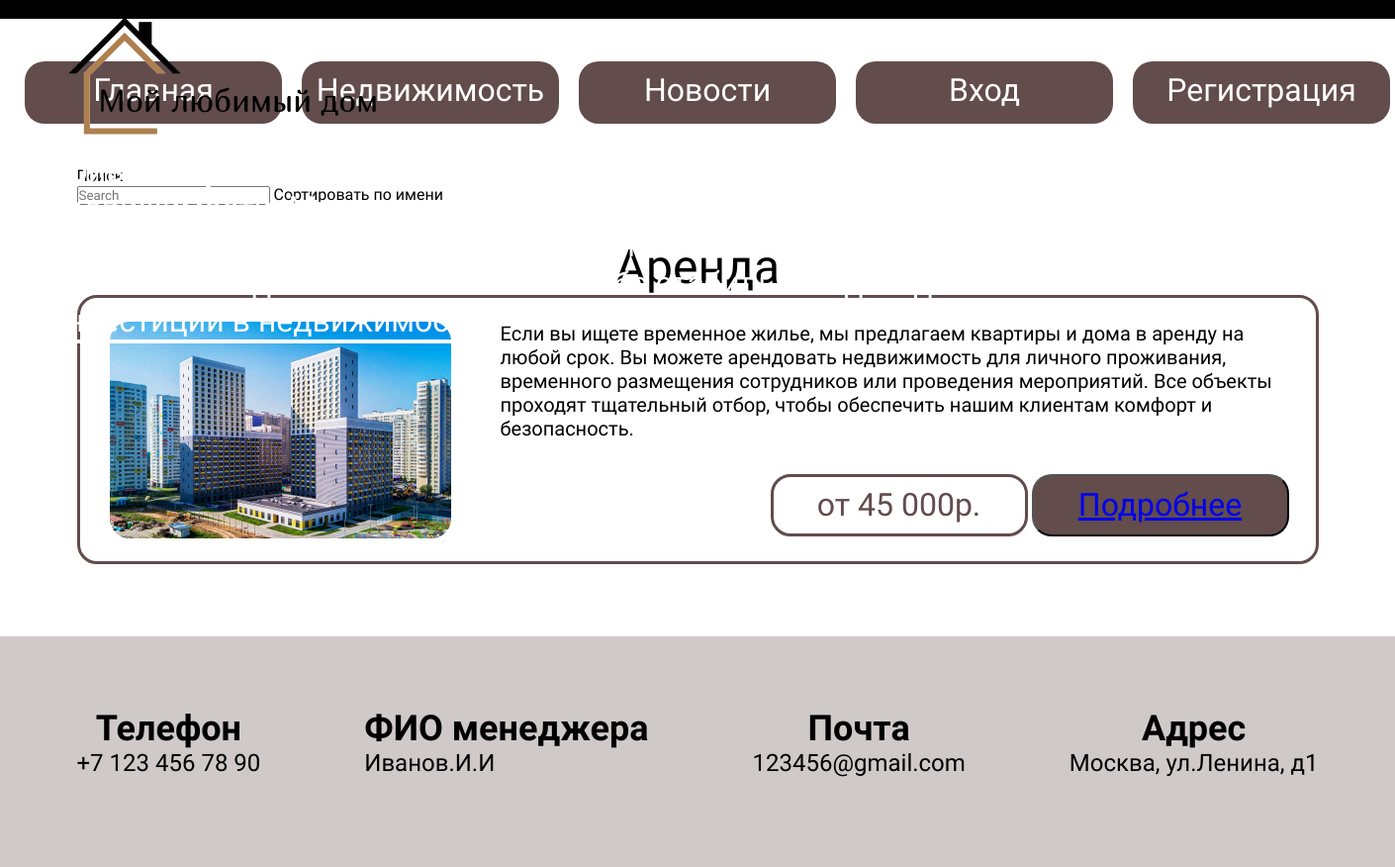
The page / on the database its author committed.
### main/models.py (models this page shows, shortened)
class Product(models.Model):
    RENT = 'rent'
    BUY = 'buy'
    CHOICE_GROUP = {
        (RENT, 'rent'),
        (BUY, 'buy')
    }
    photo = models.ImageField(upload_to="photos", default=None, verbose_name="Фото", null=True)
    name = models.CharField('Название', max_length = 200, null=True)
    description = models.TextField('Описание', null=True)
    group = models.CharField(max_length=20, choices=CHOICE_GROUP, null=True)
    objects = models.Manager()
    @property
    def photo_url(self):
        if self.photo and hasattr(self.photo, 'url'):
            return self.photo.url
    class Meta:
        verbose_name = 'Услуга'
        verbose_name_plural = 'Услуга'

### main/views.py (the view)
# urls.py: path('', home, name='home'),
def home(request):
    prods = Product.objects.all()
    menu = Product.objects.all()
    return render(request, 'main/main.html', {'prods' : prods,}) #'menu' : menu})

### main/templates/main/main.html (shortened to what this page needs)
{% extends 'main/base.html'%}
{% load static %}
{% block content %}
<div class="wrapper" id="products">
  <div class="filters">
    <p>Поиск</p>
    <input class="search" placeholder="Search">
    <span class="sort" data-sort="dsdsd">Сортировать по имени</span>
  </div>
  <div class="rent-blocks list">
    {% for el in prods %}
    <h1 class="section-name">{{el.name}}</h1>
    <div class="rent-block"><img src="{{ el.photo_url }}" alt="">
      <div class="rent-block__text">
        <p class="dsdsd">{{el.description}}</p>
        <div class="rent-block__btn">
          <button>от 45 000р.</button>
          <button><a href="{% url 'post_detail' el.id %}">Подробнее</a></button>
        </div>
      </div>
    </div>
    {% endfor %}
  </div>
</div>
  {% endblock %}

### static/css/css.css (style rules this page uses)
* { margin: 0; padding: 0; box-sizing: border-box; font-family: "Marmelad", sans-serif; font-style: normal; }
.wrapper { width: 1255px; margin: 0 auto; }
.wrapper .section-name { color: #000; font-family: Marmelad; font-size: 48px; font-weight: 400; }
.rent-blocks { margin: 34px 0 20px; display: flex; flex-wrap: wrap; justify-content: center; }
.rent-blocks .rent-block { display: flex; width: 100%; height: 272px; border-radius: 20px; border: 3px solid #624C4C; margin-bottom: 53px; }
.rent-blocks .rent-block img { width: 345px; height: 219px; margin: auto 30px; }
.rent-blocks .rent-block .rent-block__text { position: relative; margin-top: 23.5px; margin-left: 20px; width: 797px; }
.rent-blocks .rent-block .rent-block__text p { font-size: 20px; }
.rent-blocks .rent-block .rent-block__text .rent-block__btn { position: absolute; right: 0; margin-top: 34px; }
.rent-blocks .rent-block .rent-block__text .rent-block__btn button { width: 260px; height: 63px; font-size: 32px; border-radius: 20px; }
.rent-blocks .rent-block .rent-block__text .rent-block__btn button:nth-child(1) { color: #624C4C; border: 3px solid #624C4C; background: #FFF; }
.rent-blocks .rent-block .rent-block__text .rent-block__btn button:nth-child(2) { color: #FFF; background: #624C4C; }
h1 { text-align: center; }

### rows shown on the page
Product: name "Аренда", photo_url (picture), description "Если вы ищете временное жилье, мы предлагаем квартиры и дома в аренду на любой срок. Вы можете арендовать недвижимость для личного проживания, временного размещения сотрудников или проведения мероприятий. Все объекты проходят тщательный отбор, чтобы обеспечить нашим клиентам комфорт и безопасность."
